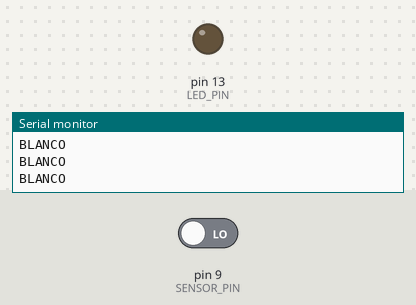
Bench run of a sketch on a simulated Arduino Uno, built with avr-gcc and run on an emulated ATmega328P. On the bench: output pins drawn as LEDs (lit = HIGH), the last lines printed to the serial monitor. The test bench sets the inputs (shaded band); at power-on: pin 9 (SENSOR_PIN) LOW.

Above: at 1.2 s.
1.3 s: pin 9 (SENSOR_PIN) driven HIGH
At 2.5 s:
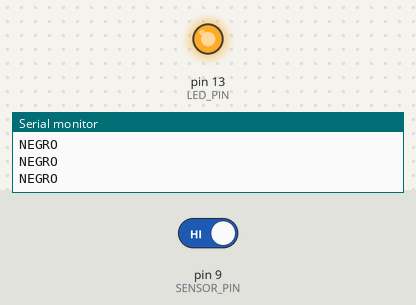
2.8 s: pin 9 (SENSOR_PIN) driven LOW
At 3.9 s:
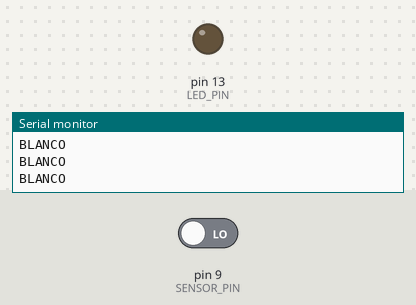
Timing chart, 0 to 5.8 s (numbered marks = the images above; inputs shaded):
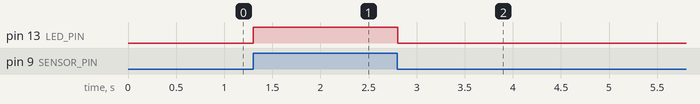

The sketch:

infra123.ino
```cpp
#define SENSOR_PIN 9
#define LED_PIN 13
int lectura; // almacena el estado del sensor
void setup()
{
	pinMode(SENSOR_PIN, INPUT);
	pinMode(LED_PIN, OUTPUT);
	Serial.begin(9600);
}
void loop()
{
	lectura = digitalRead(SENSOR_PIN);
	digitalWrite(LED_PIN, lectura);
	Serial.println(lectura != 0 ? "NEGRO" : "BLANCO");
	delay(100);
}
```

Measured:
- after the input at 1.3 s, pin 13 (LED_PIN): LOW → HIGH at once
- after the input at 2.8 s, pin 13 (LED_PIN): HIGH → LOW at once
